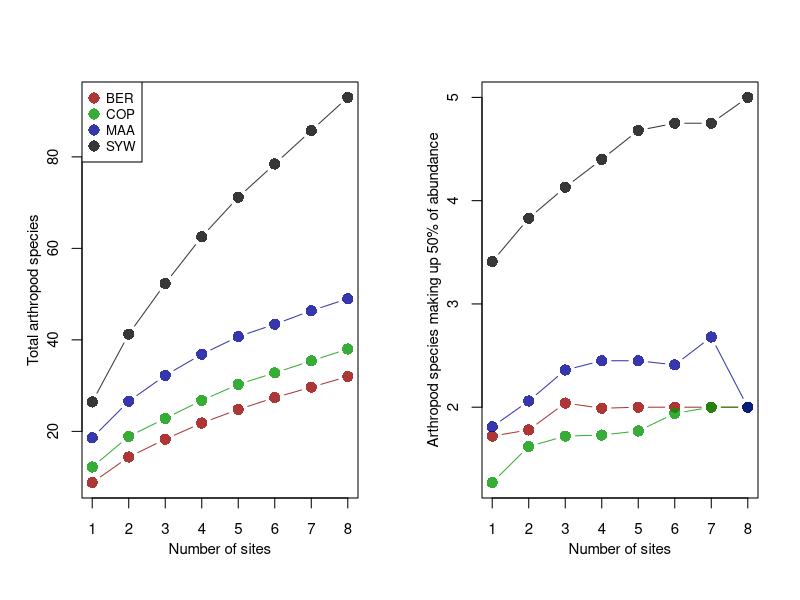
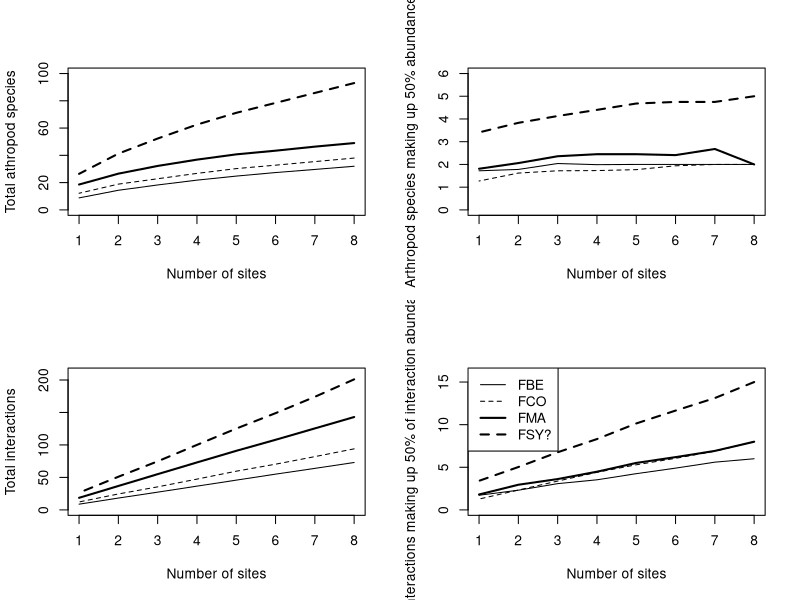

Recreate these plots in R, in order.
# 8 sites 4 species

###################### FUNCTIONS FOR LOOKING AT THE NUMBER OF INSECT SPECIES REPRESENTED IN THE 50% OF INDIVIDUAL INSECTS MAKING UP THE MOST ABUNDANT SPECIES

#load data

setwd("C:/R/how simple are tropical food webs/50perc/")

read.table("BER.csv",header=T, sep = ",") -> ber
read.table("COP.csv",header=T, sep = ",") -> cop
read.table("MAA.csv",header=T, sep = ",") -> maa
read.table("SYW.csv",header=T, sep = ",") -> syw
#sum(colSums(species[,-1])>0)
#read.table("Primary forest miner env.txt",header=T)->env

##HOW MANY INSECT SPECIES MAKE UP THE 50% MOST ABUNDANT INSECT SPECIES, AND HOW DOES THIS CHANGE WITH PLANT SPECIES RICHNESS?

##looking at 50% abundance for insects

collapsed.ber <- ber[, 2:dim(ber)[2]]
collapsed.cop <- cop[, 2:dim(cop)[2]]
collapsed.maa <- maa[, 2:dim(maa)[2]]
collapsed.syw <- syw[, 2:dim(syw)[2]]

top.50pc.function.insects<-function(species){
  sum(colSums(species)>0)->total.sp.rich                                                        #total number of species of insect in the dataset
  sum(colSums(species))*0.50->abundance                                                         #half the total abundance - need to know the minimum number of species to accumulate to get this
  sum((cumsum(sort(colSums(species),decreasing=TRUE))>abundance)==FALSE)+1->n.arthropod.species #this is the minimum number - note that the sum of individuals from these species will always be equal to or larger than "abundance", since unless the final species added brings the totals equal there will be an overshoot
  
  ##part for looking at interactions
  
  sum(c(as.matrix(species)))*0.50->int.abundance
  sum(species>0)->total.interactions
  sum((cumsum(sort(c(as.matrix(species)),decreasing=TRUE))>int.abundance)==FALSE)+1->n.interactions
  c(ifelse(total.sp.rich==0,0,n.arthropod.species),total.sp.rich,ifelse(total.interactions==0,0,n.interactions),total.interactions) #when the total species richness is zero, so is the 50% (code above does odd things when there are no species left)
}

#rowsum(species[,-1],env$Species)->collapsed #makes a new matrix with one tree species per row

top.50pc.function.insects(collapsed.ber) #test - returns four values - first the 50% species number, the total number of species 100%, the 50% interaction number, and the total number of interactions 100%)

####### use the single function above to look accumulation of total arthropod species and %50 arthropod species with changing number of tree species

####loop for replicating rarefactions (n times) since removal of tree species is random, hence need for smoothing between runs

n<-100                                                                                 #number of replications - can be changed

#ber.mat <- matrix(nrow=dim(collapsed.ber)[1],ncol=4,data=0) #create output matrix ready to receive inputs
#cop.mat <- matrix(nrow=dim(collapsed.cop)[1],ncol=4,data=0)
#maa.mat <- matrix(nrow=dim(collapsed.maa)[1],ncol=4,data=0)
#syw.mat <- matrix(nrow=dim(collapsed.syw)[1],ncol=4,data=0)

loop <- function(collapsed) {
  grand.out <- ber.mat <- matrix(nrow=dim(collapsed)[1],ncol=4,data=0)
  for (i in 1:n){                                                                        #loop for replications
    out<-matrix(nrow=dim(collapsed)[1],ncol=4,data=0)                                  #output for each replication
    top.50pc.function.insects(collapsed)->out[1,]                                      #calculate arthropod species numbers for whole dataset
    collapsed->collapsed.temp                                                          #create temporary dataset that can be manipulated
    for (j in 2:dim(collapsed.temp)[1]){                                               #loop for removal of randomly selected tree species
      collapsed.temp[-sample(dim(collapsed.temp)[1],1),]->collapsed.temp
      top.50pc.function.insects(collapsed.temp)->out[j,]                             #re calculate arthropod numbers and add them to output
    }
    out+grand.out->grand.out                                                           #at the end of each of the n loops, add the most recent output to the running total and...
  }
  return(grand.out/n->grand.out)
}

ber.out <- loop(collapsed.ber)
cop.out <- loop(collapsed.cop)
maa.out <- loop(collapsed.maa)
syw.out <- loop(collapsed.syw)

# col 2 is total arthropods species,
# col 1 is 50 of species
ber.out
cop.out
maa.out
syw.out

# NEW PLOT

red <- rgb(150,  0,  0,200,maxColorValue = 255) 
grn <- rgb(0  ,150,  0,200,maxColorValue = 255)
blu <- rgb(0  ,  0,150,200,maxColorValue = 255)
bck <- rgb(0  ,  0,  0,200,maxColorValue = 255)
colours <- c(red,grn,blu,bck)
datasets <- list(ber.out,
                 cop.out,
                 maa.out,
                 syw.out)

setwd("C:/R/how simple are tropical food webs")
pdf("fig7.pdf", height = 5, width=10)
ys <- c(datasets[[1]][,2],
          datasets[[2]][,2],
          datasets[[3]][,2],
          datasets[[4]][,2])
ylim <- c(min(ys), max(ys))
xlim <- c(1,8)
names <- c("BER","COP","MAA", "SYW")

par(mfrow=c(1,2))
plot(0, 
     xlim=xlim, ylim=ylim,
     xlab="Number of sites", ylab="Total arthropod species",
     cex.axis=0.9,cex.lab=0.9,cex.main=0.7,
     mgp=c(2,1,0))

for (i in 1:4){
  par(new=TRUE)
  plot(datasets[[i]][,2]~rev(1:8),cex=1.5,pch=16,
       col=colours[i],xlim=xlim,ylim=ylim,
       xlab="", ylab="", axes=F,type = "b")
  #text(2,datasets[[i]][6,2] ,names[i])
}


legend("topleft", col=colours, c("BER","COP","MAA", "SYW"), 
       pch=16, pt.cex = 1.5, cex=0.8)

ys <- c(datasets[[1]][,1],
        datasets[[2]][,1],
        datasets[[3]][,1],
        datasets[[4]][,1])
ylim <- c(min(ys), max(ys))

plot(0,xlim=xlim, ylim=ylim,
     xlab="Number of sites", ylab="Arthropod species making up 50% of abundance",
     cex.axis=0.9,cex.lab=0.9,cex.main=0.7,
     mgp=c(2,1,0))

for (i in 1:4){
  par(new=TRUE)
  plot(datasets[[i]][,1]~rev(1:8),cex=1.5,pch=16,
       col=colours[i],xlim=xlim,ylim=ylim,
       xlab="", ylab="", axes=F,type = "b")
}
dev.off()



# PLOTPLOTPLOT

windows(width=10, height=8)
par(mfrow=c(2,2))
plot(ber.out[,2]~rev(1:8),ylab="Total athropod species",
     xlab="Number of sites", col = "black", type = "l", lty = 1, lwd = 1,
     ylim = c(0,100))
par(new=TRUE)
plot(cop.out[,2]~rev(1:8),ylab="",xlab="", axes = FALSE,
     type = "l", lty = 2, lwd = 1,
     ylim = c(0,100))
par(new=TRUE)
plot(maa.out[,2]~rev(1:8),ylab="",xlab="", axes = FALSE,
     type = "l", lty = 1, lwd = 2,
     ylim = c(0,100))
par(new=TRUE)
plot(syw.out[,2]~rev(1:8),ylab="",xlab="", axes = FALSE,
     type = "l", lty = 2, lwd = 2,
     ylim = c(0,100))
#NEXT
plot(ber.out[,1]~rev(1:8),ylab="Arthropod species making up 50% abundance",
     xlab="Number of sites", type = "l", lty = 1, lwd = 1,
     ylim = c(0,6))
par(new=TRUE)
plot(cop.out[,1]~rev(1:8),ylab="",xlab="", axes = FALSE,
     type = "l", lty = 2, lwd = 1,
     ylim = c(0,6))
par(new=TRUE)
plot(maa.out[,1]~rev(1:8),ylab="",xlab="", axes = FALSE,
     type = "l", lty = 1, lwd = 2,
     ylim = c(0,6))
par(new=TRUE)
plot(syw.out[,1]~rev(1:8),ylab="",xlab="", axes = FALSE,
     type = "l", lty = 2, lwd = 2,
     ylim = c(0,6))
#NEXT
plot(ber.out[,4]~rev(1:8),ylab="Total interactions",xlab="Number of sites", 
     type = "l", lty = 1, lwd = 1, ylim = c(0,210))
par(new=TRUE)
plot(cop.out[,4]~rev(1:8),ylab="",xlab="", axes = FALSE,
     type = "l", lty = 2, lwd = 1, ylim = c(0,210))
par(new=TRUE)
plot(maa.out[,4]~rev(1:8),ylab="",xlab="", axes = FALSE,
     type = "l", lty = 1, lwd = 2, ylim = c(0,210))
par(new=TRUE)
plot(syw.out[,4]~rev(1:8),ylab="",xlab="", axes = FALSE,
     type = "l", lty = 2, lwd = 2, ylim = c(0,210))
#NEXT
plot(ber.out[,3]~rev(1:8),ylab="Interactions making up 50% of interaction abundance",
     xlab="Number of sites", type = "l", lty = 1, lwd = 1, ylim = c(0,16))
par(new=TRUE)
plot(cop.out[,3]~rev(1:8),ylab="",xlab="", axes = FALSE, 
     type = "l", lty = 2, lwd = 1, ylim = c(0,16))
par(new=TRUE)
plot(maa.out[,3]~rev(1:8),ylab="",xlab="", axes = FALSE, 
     type = "l", lty = 1, lwd = 2, ylim = c(0,16))
par(new=TRUE)
plot(syw.out[,3]~rev(1:8),ylab="",xlab="", axes = FALSE,
     type = "l", lty = 2, lwd = 2, ylim = c(0,16))

legend("topleft", legend = c("FBE","FCO", "FMA","FSY?"), lty = c(1,2,1,2),
       lwd = c(1,1,2,2))

